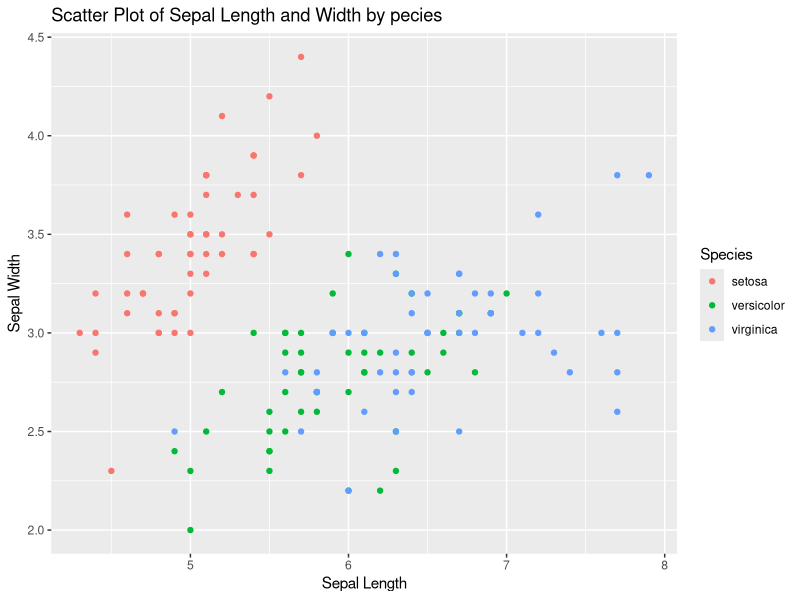
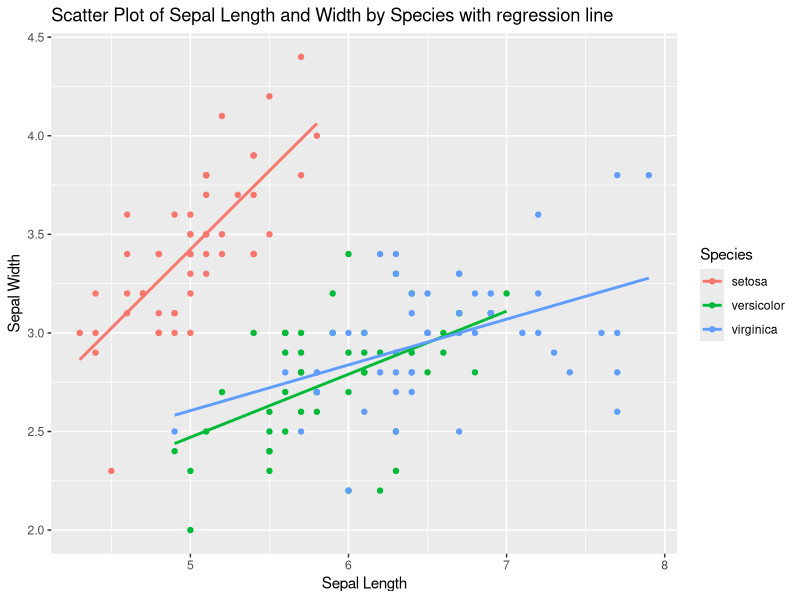
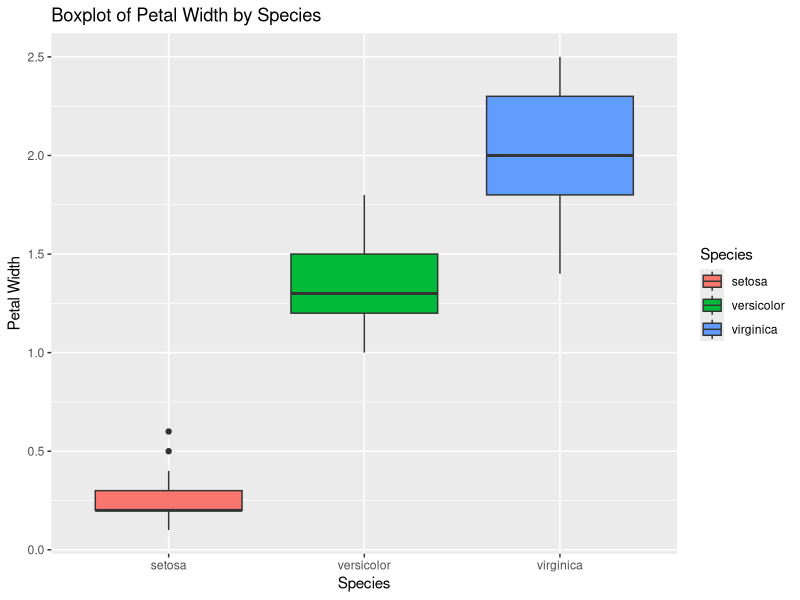
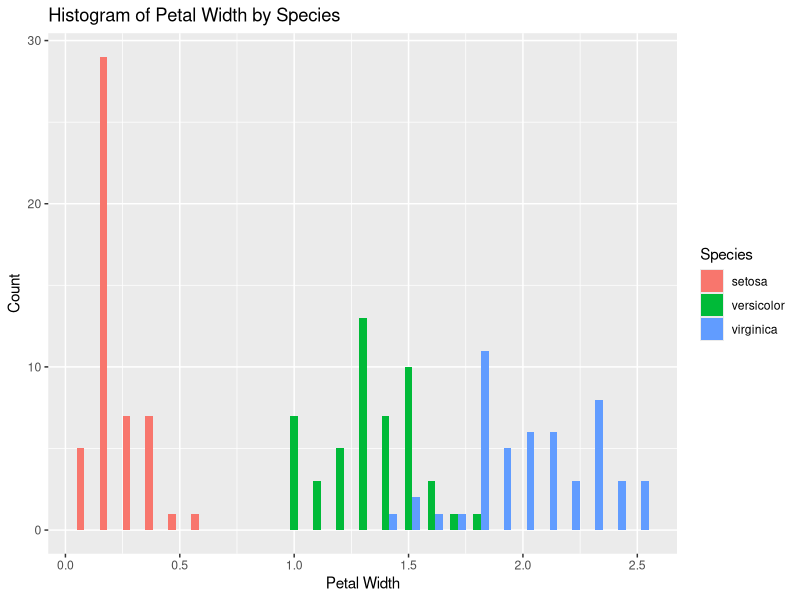

These charts were generated, in order, by the following R code:
## ---- chunk 1
knitr::opts_chunk$set(echo = TRUE)
## ---- chunk 2
if (!require(ggplot2)) {
  install.packages("ggplot2")
}
library(ggplot2)
## ---- chunk 3
data(iris)
head(iris)
summary(iris)
## ---- chunk 4
ggplot(iris, aes(x = Sepal.Length, y = Sepal.Width, color = Species)) +
  geom_point() +
  labs(title = "Scatter Plot of Sepal Length and Width by pecies",
       x = "Sepal Length",
       y = "Sepal Width") 
## ---- chunk 5
ggplot(iris, aes(x = Sepal.Length, y = Sepal.Width, color = Species)) +
  geom_point() +
  geom_smooth(method = "lm", se = FALSE) +
  labs(title = "Scatter Plot of Sepal Length and Width by Species with regression line",
       x = "Sepal Length",
       y = "Sepal Width") 
## ---- chunk 6
correlation <- cor(iris$Sepal.Length, iris$Sepal.Width)
correlation

## ---- chunk 7
ggplot(iris, aes(x = Species, y = Petal.Width, fill = Species)) +
  geom_boxplot() +
  labs(title = "Boxplot of Petal Width by Species",
       x = "Species",
       y = "Petal Width")
## ---- chunk 8
ggplot(iris, aes(x = Petal.Width, fill = Species)) +
  geom_histogram(binwidth = 0.1, position = "dodge") +
  labs(title = "Histogram of Petal Width by Species",
       x = "Petal Width",
       y = "Count")
## ---- chunk 9
setosa_petal_width <- subset(iris, Species == "setosa")$Petal.Width
virginica_petal_width <- subset(iris, Species == "virginica")$Petal.Width

t_test_result <- t.test(setosa_petal_width, virginica_petal_width)
t_test_result

# Conclusion
if (t_test_result$p.value < 0.05) {
  conclusion <- "There is a statistically significant difference in Petal Width between Setosa and Virginica."
} else {
  conclusion <- "There is no statistically significant difference in Petal Width between Setosa and Virginica."
}
conclusion
